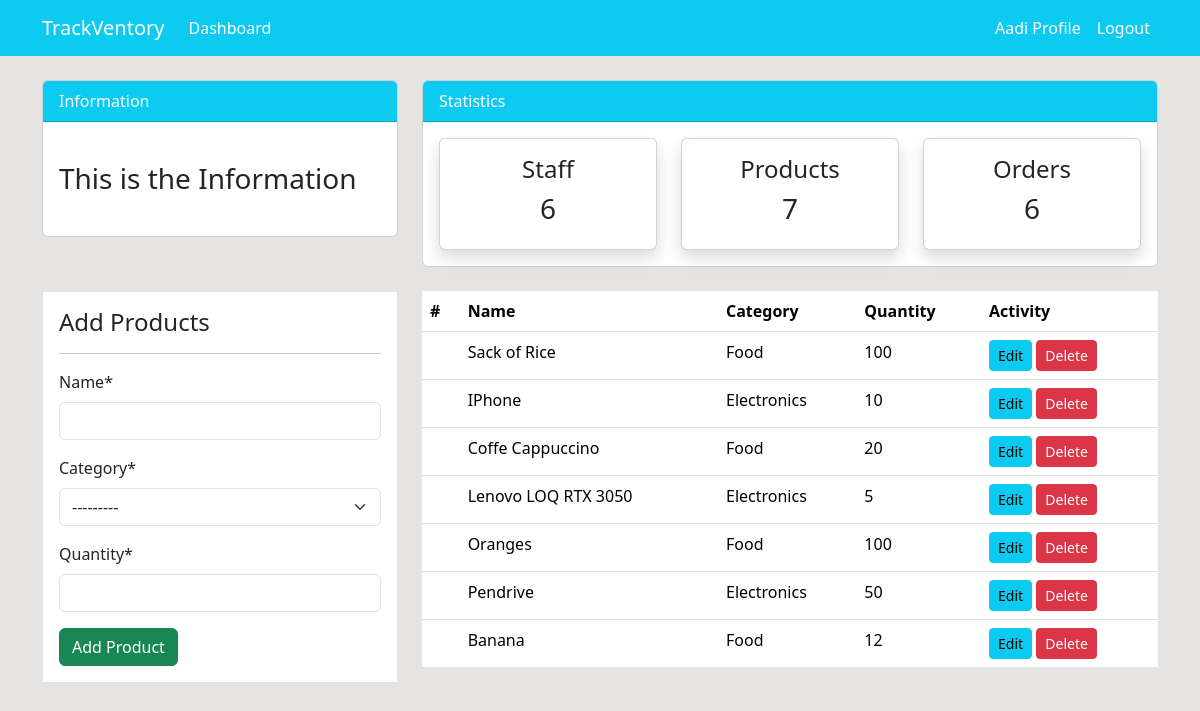
The page /product/ (signed in) on the database as committed earlier.
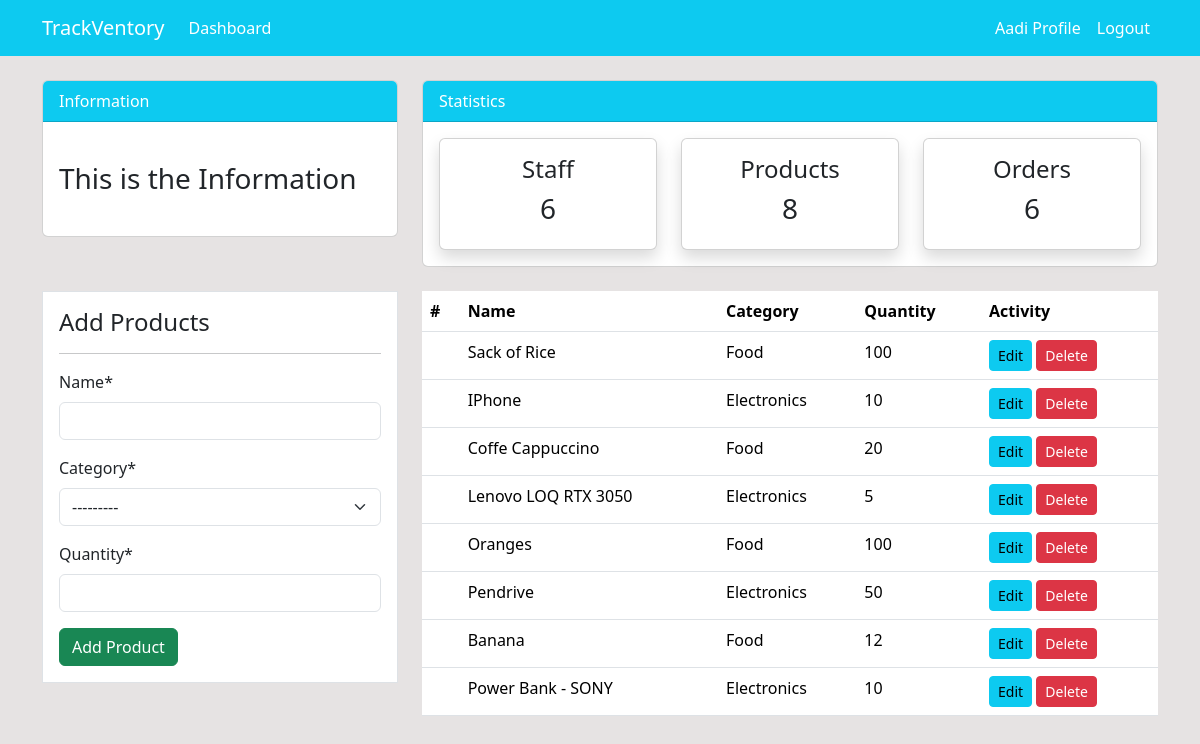
The same page on the database as committed later.
### dashboard/models.py (models this page shows, shortened)
class Product(models.Model):
    name=models.CharField(max_length=100,null=True)
    category=models.CharField(max_length=20, choices=CATEGORY,null=True)
    quantity=models.PositiveIntegerField(null=True)
    class Meta:
        verbose_name_plural='Product'

### dashboard/views.py (the view)
# urls.py: path('product/',views.product,name='dashboard-product'),
@login_required
def product(request):
    items=Product.objects.all() # using ORM (object relation mapping )
    products_count=items.count()
    workers_count=User.objects.all().count()
    orders_count=Order.objects.all().count()
    if request.method=='POST':
        form=ProductForm(request.POST)
        if form.is_valid():
            form.save()
            product_name=form.cleaned_data.get('name')
            messages.success(request,f'{product_name} has been added!')
            return redirect('dashboard-product')
    else:
        form=ProductForm()
    context={
        'items': items,
        'form':form,
        'workers_count':workers_count,
        'products_count':products_count,
        'orders_count':orders_count,
    }
    return render(request,'dashboard/product.html',context)

### dashboard/forms.py
class ProductForm(forms.ModelForm):
    class Meta:
        model=Product
        fields=['name','category','quantity']

### templates/dashboard/product.html (shortened to what this page needs)
{% extends 'partials/base.html' %}
{% load crispy_forms_tags %}
{% block content %}
{% include 'partials/topnav.html' %}
 <div class="container">
    <div class="row my-4">
        <div class="col-md-4">
            <div class="border bg-white p-3">
                <h4>Add Products</h4>
                <hr>
                <form method="POST">
                    {{form|crispy}}
                    <input class="btn btn-success btn-block" type="submit" value="Add Product">
                </form>
            </div>
        </div>
        <div class="col-md-8">
            <table class="table bg-white">
                <thead class="bg-info">
                    <tr class="text-white">
                        <th scope="col">#</th>
                        <th scope="col">Name</th>
                        <th scope="col">Category</th>
                        <th scope="col">Quantity</th>
                        <th scope="col">Activity</th>
                    </tr>
                </thead>
                <tbody>
                    {% for  item in items%}
                    <tr>
                        <th scope="row"> </th>
                        <td>{{item.name}}</td>
                        <td>{{item.category}}</td>
                        <td>{{item.quantity}}</td>
                        <td>
                            <a class="btn btn-info btn-sm" href="{% url 'dashboard-product-update' item.id %}">Edit</a>
                            <a class="btn btn-danger btn-sm" href="{% url 'dashboard-product-delete' item.id %}">Delete</a>
                        </td>
                    </tr>
                    {% endfor %}
                </tbody>
            </table>
        </div>
    </div>
</div>
{% endblock %}

Rows that differ between the two databases and show on the page:
added Product: name "Power Bank - SONY", category "Electronics", quantity "10"
Other text that changed with them:
{{ products_count }}: "7" → "8"
